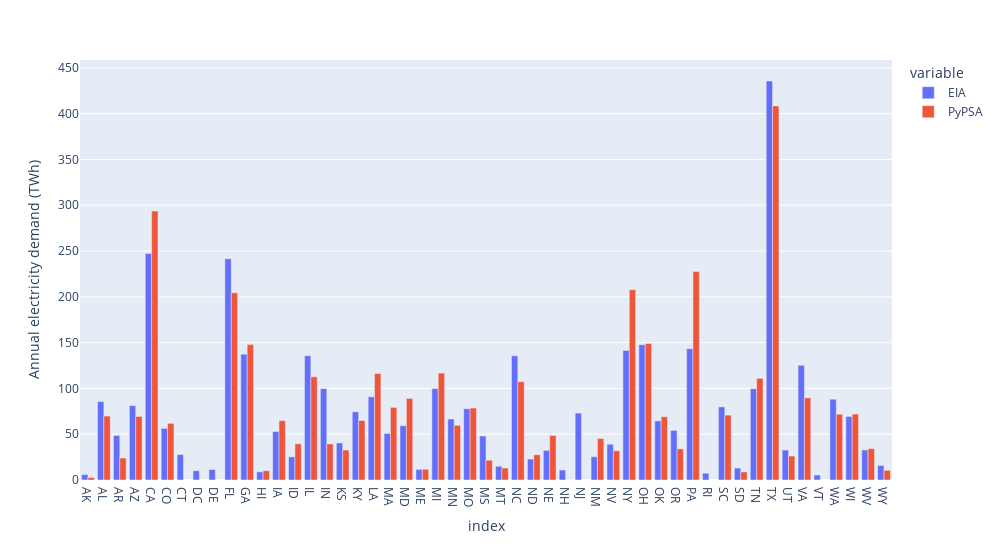

The cell this chart's notebook holds for it:
### Code cell
fig = px.bar(demand_total,barmode='group')
fig.update_layout(width=1000, yaxis_title='Annual electricity demand (TWh)')
fig.show()

### Figure 1 — Plotly figure (JSON) as saved in the notebook; plotly's stock layout.template omitted (floating-point values rounded to 4 significant figures)
{"data": [{"alignmentgroup": "True", "hovertemplate": "variable=EIA<br>index=%{x}<br>value=%{y}<extra></extra>", "legendgroup": "EIA", "marker": {"color": "#636efa", "pattern": {"shape": ""}}, "name": "EIA", "offsetgroup": "EIA", "orientation": "v", "showlegend": true, "textposition": "auto", "type": "bar", "x": ["AK", "AL", "AR", "AZ", "CA", "CO", "CT", "DC", "DE", "FL", "GA", "HI", "IA", "ID", "IL", "IN", "KS", "KY", "LA", "MA", "MD", "ME", "MI", "MN", "MO", "MS", "MT", "NC", "ND", "NE", "NH", "NJ", "NM", "NV", "NY", "OH", "OK", "OR", "PA", "RI", "SC", "SD", "TN", "TX", "UT", "VA", "VT", "WA", "WI", "WV", "WY"], "xaxis": "x", "y": [5.969, 85.58, 48.66, 81.22, 247.2, 56.35, 27.74, 10.08, 11.48, 241.6, 137.4, 8.936, 52.89, 25.29, 135.7, 99.74, 40.49, 74.52, 90.82, 50.8, 59.3, 11.59, 99.81, 66.59, 77.76, 48.02, 14.96, 135.7, 22.86, 32.34, 10.87, 73.07, 25.39, 39.03, 141.4, 147.7, 64.53, 54.13, 143.3, 7.398, 79.79, 13.04, 99.62, 435.6, 32.68, 125.2, 5.413, 88.2, 69.43, 32.78, 15.79], "yaxis": "y"}, {"alignmentgroup": "True", "hovertemplate": "variable=PyPSA<br>index=%{x}<br>value=%{y}<extra></extra>", "legendgroup": "PyPSA", "marker": {"color": "#EF553B", "pattern": {"shape": ""}}, "name": "PyPSA", "offsetgroup": "PyPSA", "orientation": "v", "showlegend": true, "textposition": "auto", "type": "bar", "x": ["AK", "AL", "AR", "AZ", "CA", "CO", "CT", "DC", "DE", "FL", "GA", "HI", "IA", "ID", "IL", "IN", "KS", "KY", "LA", "MA", "MD", "ME", "MI", "MN", "MO", "MS", "MT", "NC", "ND", "NE", "NH", "NJ", "NM", "NV", "NY", "OH", "OK", "OR", "PA", "RI", "SC", "SD", "TN", "TX", "UT", "VA", "VT", "WA", "WI", "WV", "WY"], "xaxis": "x", "y": [2.75, 69.78, 23.96, 69.37, 293.6, 61.85, NaN, NaN, NaN, 204.4, 147.8, 10.05, 64.81, 39.47, 112.7, 39.4, 32.73, 64.94, 116.3, 79.24, 89.01, 11.75, 116.7, 59.68, 78.55, 21.57, 13.09, 107.4, 27.56, 48.62, 0.08, NaN, 45.19, 31.93, 207.8, 149.1, 69.07, 33.96, 227.6, NaN, 70.79, 8.87, 111.0, 408.4, 26.16, 89.74, NaN, 71.86, 71.99, 34.26, 10.58], "yaxis": "y"}], "layout": {"barmode": "group", "legend": {"title": {"text": "variable"}, "tracegroupgap": 0}, "margin": {"t": 60}, "width": 1000, "xaxis": {"anchor": "y", "domain": [0, 1], "title": {"text": "index"}}, "yaxis": {"anchor": "x", "domain": [0, 1], "title": {"text": "Annual electricity demand (TWh)"}}}}
